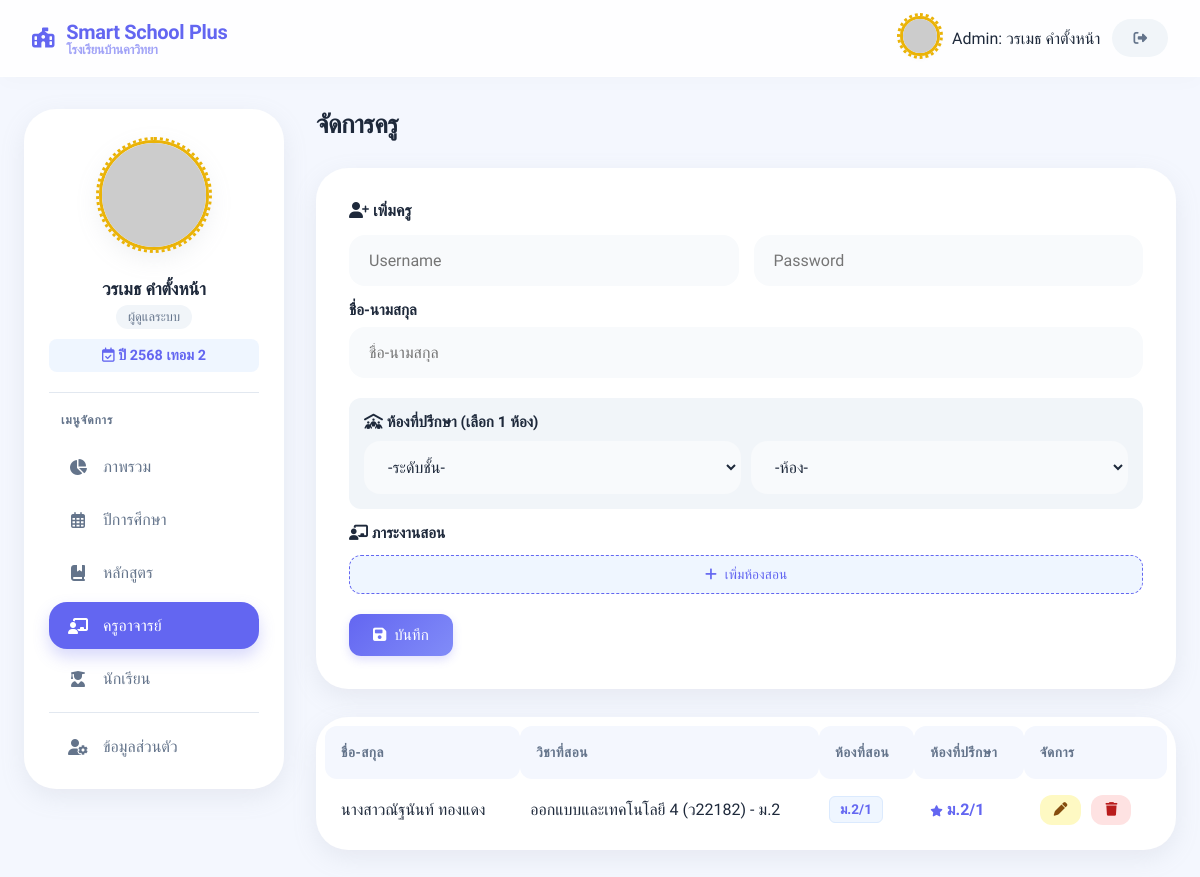
Screenshot of /dashboard_admin.php?tab=teachers (signed in) with the database file from the repository.
### tables this page shows
CREATE TABLE `schools` (
  `school_id` int(6) UNSIGNED NOT NULL,
  `school_name` varchar(150) NOT NULL,
  `education_level` enum('ประถมศึกษา','ขยายโอกาส','มัธยมศึกษา') NOT NULL,
  `created_at` timestamp NOT NULL DEFAULT current_timestamp()
);

CREATE TABLE `users` (
  `user_id` int(6) UNSIGNED NOT NULL,
  `school_id` int(6) DEFAULT 0,
  `username` varchar(50) NOT NULL,
  `password` varchar(255) NOT NULL,
  `full_name` varchar(100) NOT NULL,
  `role` enum('superadmin','admin','teacher','student') NOT NULL,
  `student_number` int(11) NOT NULL DEFAULT 0,
  `student_code` varchar(20) DEFAULT NULL,
  `class_level` varchar(50) DEFAULT NULL,
  `room_number` varchar(50) DEFAULT NULL,
  `position` varchar(100) DEFAULT NULL,
  `profile_img` varchar(255) DEFAULT 'default_avatar.png',
  `created_at` timestamp NOT NULL DEFAULT current_timestamp(),
  `subjects_taught` text DEFAULT NULL COMMENT 'เก็บเป็น JSON หรือ Text',
  `profile_frame` varchar(50) DEFAULT 'frame-0'
);

CREATE TABLE `academic_years` (
  `year_id` int(6) UNSIGNED NOT NULL,
  `school_id` int(6) NOT NULL,
  `year_name` varchar(4) NOT NULL COMMENT 'เช่น 2567',
  `term` varchar(1) NOT NULL COMMENT 'เช่น 1 หรือ 2',
  `total_sessions` int(11) NOT NULL DEFAULT 20,
  `is_active` tinyint(1) DEFAULT 0 COMMENT '1=เทอมปัจจุบัน',
  `created_at` timestamp NOT NULL DEFAULT current_timestamp()
);

CREATE TABLE `user_year_data` (
  `id` int(11) NOT NULL,
  `school_id` int(11) NOT NULL,
  `user_id` int(11) NOT NULL,
  `year_id` int(11) NOT NULL,
  `student_number` int(11) DEFAULT 0,
  `class_level` varchar(50) DEFAULT NULL,
  `room_number` varchar(50) DEFAULT NULL,
  `subjects_taught` text DEFAULT NULL,
  `position` varchar(100) DEFAULT NULL,
  `created_at` timestamp NOT NULL DEFAULT current_timestamp()
);

### dashboard_admin.php (the view, shortened to what this page needs)
<?php
require_once 'db_connect.php';
$school_id = $_SESSION['school_id'];
$user_id = $_SESSION['user_id'];
$sc_query = $conn->query("SELECT school_name, education_level FROM schools WHERE school_id = $school_id");
$sc_row = $sc_query->fetch_assoc();
$school_name = $sc_row['school_name'];
$admin = $conn->query("SELECT * FROM users WHERE user_id = $user_id")->fetch_assoc();
$act_y_query = $conn->query("SELECT * FROM academic_years WHERE school_id = $school_id AND is_active = 1");
$current_academic_year = $act_y_query->fetch_assoc();
$current_year_id = $current_academic_year ? $current_academic_year['year_id'] : 0;
$current_year_text = $current_academic_year ? "ปี " . $current_academic_year['year_name'] . " เทอม " . $current_academic_year['term'] : '<span style="color:#ef4444;">กรุณาตั้งค่าปีการศึกษา</span>';
$conn->query("CREATE TABLE IF NOT EXISTS user_year_data (
    id INT AUTO_INCREMENT PRIMARY KEY,
    school_id INT NOT NULL,
    user_id INT NOT NULL,
    year_id INT NOT NULL,
    student_number INT DEFAULT 0,
    class_level VARCHAR(50),
    room_number VARCHAR(50),
    subjects_taught TEXT,
    position VARCHAR(100),
    created_at TIMESTAMP DEFAULT CURRENT_TIMESTAMP,
    INDEX (user_id, year_id),
    INDEX (school_id, year_id)
)");
$img_src = $admin['profile_img'];
$tab = isset($_GET['tab']) ? $_GET['tab'] : 'overview';
?>
<!DOCTYPE html>
<html lang="th">
<head>
    <link rel="stylesheet" href="style_theme.css?v=<?php echo time(); ?>">
    <link rel="stylesheet" href="style_dashboard.css?v=<?php echo time(); ?>">
    <link rel="stylesheet" href="https://cdnjs.cloudflare.com/ajax/libs/font-awesome/6.4.0/css/all.min.css">
</head>
<body>
    <nav class="navbar">
        <div class="brand">
            <i class="fa-solid fa-school-flag"></i>
            <div>Smart School Plus <span style="font-size:0.8rem; opacity:0.6; display:block; line-height:1;"><?php echo $school_name; ?></span></div>
        </div>
        <div class="user-info">
            <div class="profile-container"><img src="<?php echo $img_src; ?>" class="profile-img-nav <?php echo $admin['profile_frame']; ?>"></div>
            <span>Admin: <?php echo $admin['full_name']; ?></span>
            <a href="logout.php" class="btn-logout"><i class="fa-solid fa-right-from-bracket"></i></a>
        </div>
    </nav>
    <div class="dashboard-container">
        <aside class="sidebar">
            <div style="text-align:center; padding-bottom:20px; margin-bottom:20px; border-bottom:1px solid var(--border-color);">
                <img src="<?php echo $img_src; ?>" class="profile-img-large <?php echo $admin['profile_frame']; ?>">
                <h4 style="margin-top:10px; font-size:1.1rem;"><?php echo $admin['full_name']; ?></h4>
                <div style="background:#f1f5f9; color:#64748b; padding:4px 12px; border-radius:20px; display:inline-block; font-size:0.8rem; margin-top:5px;">
                    ผู้ดูแลระบบ
                </div>
                <div style="margin-top:10px; font-size:0.9rem; color:var(--primary-color); font-weight:600; background:#eff6ff; padding:8px; border-radius:8px;">
                    <i class="fa-regular fa-calendar-check"></i> <?php echo $current_year_text; ?>
                </div>
            </div>
            <h3>เมนูจัดการ</h3>
            <a href="?tab=overview" class="menu-item <?php echo $tab=='overview'?'active':''; ?>"><i class="fa-solid fa-chart-pie"></i> ภาพรวม</a>
            <a href="?tab=years" class="menu-item <?php echo $tab=='years'?'active':''; ?>"><i class="fa-regular fa-calendar-days"></i> ปีการศึกษา</a>
            <a href="?tab=courses" class="menu-item <?php echo $tab=='courses'?'active':''; ?>"><i class="fa-solid fa-book-bookmark"></i> หลักสูตร</a>
            <a href="?tab=teachers" class="menu-item <?php echo $tab=='teachers'?'active':''; ?>"><i class="fa-solid fa-chalkboard-user"></i> ครูอาจารย์</a>
            <a href="?tab=students" class="menu-item <?php echo $tab=='students'?'active':''; ?>"><i class="fa-solid fa-user-graduate"></i> นักเรียน</a>
            <div style="height:1px; background:var(--border-color); margin:10px 0;"></div>
            <a href="?tab=profile" class="menu-item <?php echo $tab=='profile'?'active':''; ?>"><i class="fa-solid fa-user-gear"></i> ข้อมูลส่วนตัว</a>
        </aside>
        <main class="content-area">
            <?php if ($tab == 'teachers'): ?>
                <div class="page-header"><h2 class="page-title">จัดการครู</h2></div>
                <div class="card-form">
                    <h4 id="teacher_form_title" style="margin-bottom:15px;"><i class="fa-solid fa-user-plus"></i> เพิ่มครู</h4>
                    <form id="teacherForm" action="admin_action.php" method="POST">
                        <div style="display:grid; grid-template-columns: 1fr 1fr; gap:15px; margin-bottom:15px;">
                            <input type="text" name="username" id="teacher_username" class="form-control" placeholder="Username" required>
                            <input type="text" name="password" id="teacher_password" class="form-control" placeholder="Password" required>
                        </div>
                        <div class="form-group">
                            <label>ชื่อ-นามสกุล</label>
                            <input type="text" name="full_name" id="teacher_fullname" class="form-control" placeholder="ชื่อ-นามสกุล" required>
                        </div>
                        <div class="form-group" style="background:#f1f5f9; padding:15px; border-radius:12px; margin-bottom:15px;">
                            <label style="margin-bottom:10px;"><i class="fa-solid fa-people-roof"></i> ห้องที่ปรึกษา (เลือก 1 ห้อง)</label>
                            <div style="display:flex; gap:10px;">
                                <select name="advisory_level" id="advisory_level" class="form-control">
                                    <option value="">-ระดับชั้น-</option>
                                </select>
                                <select name="advisory_room_no" id="advisory_room_no" class="form-control">
                                    <option value="">-ห้อง-</option>
                                </select>
                            </div>
                        </div>
                        <div class="form-group">
                            <label><i class="fa-solid fa-chalkboard-user"></i> ภาระงานสอน</label>
                            <button type="button" class="btn-action" style="background:#eff6ff; color:var(--primary-color); border:1px dashed var(--primary-color); width:100%; padding:10px; margin-top:5px;" onclick="addTeachingRow()">
                                <i class="fa-solid fa-plus"></i> เพิ่มห้องสอน
                            </button>
                        </div>
                        <div style="margin-top:20px;">
                            <button type="submit" class="btn-add" id="btn_teacher_submit"><i class="fa-solid fa-save"></i> บันทึก</button>
                        </div>
                    </form>
                </div>
                <div class="table-responsive">
                    <table class="data-table">
                        <thead><tr><th>ชื่อ-สกุล</th><th>วิชาที่สอน</th><th>ห้องที่สอน</th><th>ห้องที่ปรึกษา</th><th>จัดการ</th></tr></thead>
                        <tbody>
                            <?php
                            $sql = "SELECT u.*, ud.subjects_taught, ud.room_number as advisory_room
                                    FROM users u
                                    LEFT JOIN user_year_data ud ON u.user_id = ud.user_id AND ud.year_id = $current_year_id
                                    WHERE u.school_id=$school_id AND u.role='teacher'
                                    ORDER BY u.created_at DESC";
                            $res = $conn->query($sql);
                            while($row = $res->fetch_assoc()):
                                $subjects_html = '';
                                $rooms_html = '';
                                if(!empty($row['subjects_taught'])) {
                                    $decoded = json_decode($row['subjects_taught'], true);
                                    if(json_last_error() === JSON_ERROR_NONE && is_array($decoded)) {
                                        foreach($decoded as $item) {
                                            $room_txt = $item['room'];
                                            $subjects_txt = (isset($item['subjects']) && is_array($item['subjects'])) ? implode(', ', $item['subjects']) : '-';
                                            $subjects_html .= "<div class='cell-block'>$subjects_txt</div>";
                                            $rooms_html .= "<div class='cell-block'><span class='room-badge'>$room_txt</span></div>";
                                        }
                                    } else {
                                        $subjects_html = "<div class='cell-block'>".$row['subjects_taught']."</div>";
                                        $rooms_html = "<div class='cell-block'>-</div>";
                                    }
                                } else {
                                    $subjects_html = "<div class='cell-block' style='color:#ccc;'>-</div>";
                                    $rooms_html = "<div class='cell-block' style='color:#ccc;'>-</div>";
                                }
                            ?>
                            <tr>
                                <td data-label="ชื่อ"><?php echo $row['full_name']; ?></td>
                                <td data-label="วิชาที่สอน" style="padding:0 10px;">
                                    <?php echo $subjects_html; ?>
                                </td>
                                <td data-label="ห้องที่สอน" style="padding:0 10px;">
                                    <?php echo $rooms_html; ?>
                                </td>
                                <td data-label="ห้องที่ปรึกษา">
                                    <?php
                                    if($row['advisory_room']) {
                                        echo '<span style="color:var(--primary-color); font-weight:600;"><i class="fa-solid fa-star" style="font-size:0.7rem;"></i> '.$row['advisory_room'].'</span>';
                                    } else { echo '-'; }
                                    ?>
                                </td>
                                <td data-label="จัดการ">
                                    <button type="button" class="btn-action btn-edit" onclick="editTeacher(<?php echo $row['user_id']; ?>)"><i class="fa-solid fa-pen"></i></button>
                                    <a href="admin_action.php?action=delete_user&id=<?php echo $row['user_id']; ?>&return_tab=teachers" class="btn-action btn-delete" onclick="return confirm('ยืนยันการลบ?');"><i class="fa-solid fa-trash"></i></a>
                                </td>
                            </tr>
                            <?php endwhile; ?>
                        </tbody>
                    </table>
                </div>
            <?php endif; ?>
        </main>
    </div>
</body>
</html>

### style_theme.css (style rules this page uses)
:root { --primary-color: #6366f1; --primary-hover: #4f46e5; --primary-light: #e0e7ff; --secondary-bg: #ffffff; --bg-app: #f4f7fe; --border-color: #e2e8f0; --text-main: #1e293b; --text-secondary: #64748b; --success: #10b981; --success-bg: #d1fae5; --warning: #f59e0b; --warning-bg: #fef3c7; --danger: #ef4444; --danger-bg: #fee2e2; --info: #0ea5e9; --info-bg: #e0f2fe; --shadow-xs: 0 2px 4px rgba(149, 157, 165, 0.1); --shadow-sm: 0 8px 24px rgba(149, 157, 165, 0.15); --shadow-hover: 0 12px 32px rgba(149, 157, 165, 0.2); --radius-md: 16px; --radius-lg: 24px; --radius-xl: 32px; --safe-top: env(safe-area-inset-top, 20px); --safe-bottom: env(safe-area-inset-bottom, 20px); }
* { margin: 0; padding: 0; box-sizing: border-box; font-family: 'Sarabun', sans-serif; -webkit-tap-highlight-color: transparent; -webkit-overflow-scrolling: touch; }
h1, h2, h3, h4, h5, h6, .btn-login { font-family: 'Prompt', sans-serif; }
html { scroll-behavior: smooth; }
body { min-height: 100vh; display: flex; justify-content: center; align-items: center; background-color: var(--bg-app); color: var(--text-main); overflow-y: auto; overflow-x: hidden; }
.form-group { margin-bottom: 20px; text-align: left; }
.form-group label { display: block; margin-bottom: 8px; color: var(--text-main); font-weight: 600; font-size: 0.95rem; }
.form-control { width: 100%; padding: 14px 18px; background: #f8fafc; border: 2px solid transparent; border-radius: var(--radius-md); font-size: 1rem; color: var(--text-main); transition: all 0.3s ease; }

### dashboard_admin.php (style rules this page uses)
.cell-block { padding: 8px 0; border-bottom: 1px dashed #e2e8f0; min-height: 40px; display: flex; align-items: center; }
.cell-block:last-child { border-bottom: none; }
.room-badge { background: #eff6ff; color: var(--primary-color); padding: 4px 10px; border-radius: 6px; font-weight: 600; font-size: 0.85rem; border: 1px solid #dbeafe; }

### rows the page displays
schools: school_name "โรงเรียนบ้านคาวิทยา"
users: full_name "วรเมธ คำตั้งหน้า"
academic_years: year_name "2568", term "2"
user_year_data: user.full_name "นางสาวณัฐนันท์ ทองแดง", subjects_txt "ออกแบบและเทคโนโลยี 4 (ว22182) - ม.2", room_txt "ม.2/1", room_number "ม.2/1"
